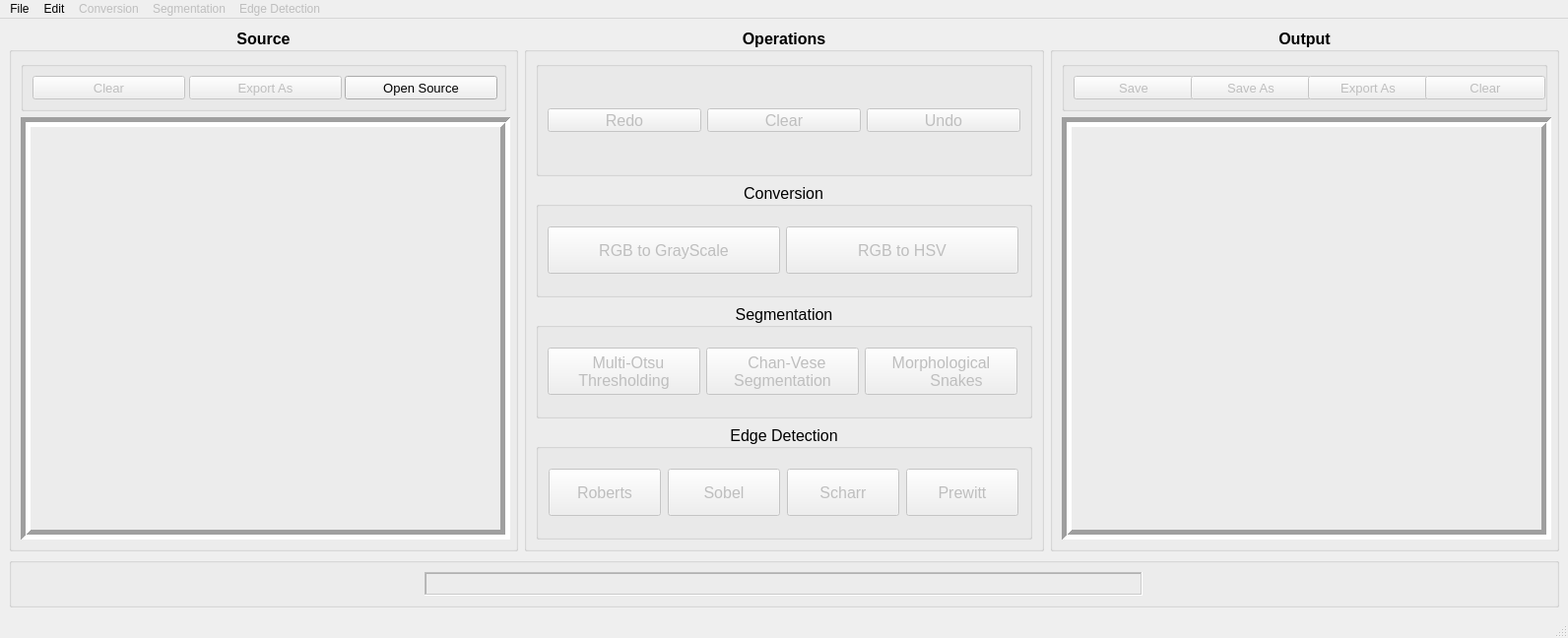
<?xml version="1.0" encoding="UTF-8"?>
<ui version="4.0">
 <class>MainWindow</class>
 <widget class="QMainWindow" name="MainWindow">
  <property name="geometry">
   <rect>
    <x>0</x>
    <y>0</y>
    <width>1584</width>
    <height>648</height>
   </rect>
  </property>
  <property name="windowTitle">
   <string>Heval Can Aslan ÖZEN-151220172030</string>
  </property>
  <property name="windowIcon">
   <iconset>
    <normaloff>icons/Logo.png</normaloff>icons/Logo.png</iconset>
  </property>
  <property name="toolButtonStyle">
   <enum>Qt::ToolButtonIconOnly</enum>
  </property>
  <property name="animated">
   <bool>false</bool>
  </property>
  <property name="documentMode">
   <bool>false</bool>
  </property>
  <property name="tabShape">
   <enum>QTabWidget::Rounded</enum>
  </property>
  <widget class="QWidget" name="centralwidget">
   <layout class="QGridLayout" name="gridLayout">
    <item row="0" column="0">
     <widget class="QGroupBox" name="sourceGroupBox">
      <property name="minimumSize">
       <size>
        <width>517</width>
        <height>520</height>
       </size>
      </property>
      <property name="maximumSize">
       <size>
        <width>16777215</width>
        <height>16777215</height>
       </size>
      </property>
      <property name="font">
       <font>
        <pointsize>12</pointsize>
        <bold>true</bold>
       </font>
      </property>
      <property name="title">
       <string>Source</string>
      </property>
      <property name="alignment">
       <set>Qt::AlignCenter</set>
      </property>
      <property name="flat">
       <bool>true</bool>
      </property>
      <layout class="QVBoxLayout" name="verticalLayout_2">
       <item>
        <widget class="QGroupBox" name="sourceButtonsBar">
         <property name="maximumSize">
          <size>
           <width>650</width>
           <height>215</height>
          </size>
         </property>
         <property name="title">
          <string/>
         </property>
         <layout class="QHBoxLayout" name="horizontalLayout">
          <item>
           <widget class="QPushButton" name="pB_clearSource">
            <property name="enabled">
             <bool>false</bool>
            </property>
            <property name="sizePolicy">
             <sizepolicy hsizetype="Minimum" vsizetype="Fixed">
              <horstretch>0</horstretch>
              <verstretch>0</verstretch>
             </sizepolicy>
            </property>
            <property name="minimumSize">
             <size>
              <width>155</width>
              <height>24</height>
             </size>
            </property>
            <property name="maximumSize">
             <size>
              <width>155</width>
              <height>24</height>
             </size>
            </property>
            <property name="font">
             <font>
              <pointsize>10</pointsize>
              <bold>false</bold>
             </font>
            </property>
            <property name="toolTip">
             <string>Clear</string>
            </property>
            <property name="statusTip">
             <string>Clear the Source</string>
            </property>
            <property name="text">
             <string>Clear</string>
            </property>
            <property name="icon">
             <iconset>
              <normaloff>icons/clear.png</normaloff>icons/clear.png</iconset>
            </property>
            <property name="shortcut">
             <string>Ctrl+L</string>
            </property>
           </widget>
          </item>
          <item>
           <widget class="QPushButton" name="pB_exportAsSource">
            <property name="enabled">
             <bool>false</bool>
            </property>
            <property name="sizePolicy">
             <sizepolicy hsizetype="Minimum" vsizetype="Fixed">
              <horstretch>0</horstretch>
              <verstretch>0</verstretch>
             </sizepolicy>
            </property>
            <property name="minimumSize">
             <size>
              <width>155</width>
              <height>24</height>
             </size>
            </property>
            <property name="maximumSize">
             <size>
              <width>155</width>
              <height>24</height>
             </size>
            </property>
            <property name="font">
             <font>
              <pointsize>10</pointsize>
              <bold>false</bold>
             </font>
            </property>
            <property name="toolTip">
             <string>Export As</string>
            </property>
            <property name="statusTip">
             <string>Export As Source</string>
            </property>
            <property name="text">
             <string>Export As</string>
            </property>
            <property name="icon">
             <iconset>
              <normaloff>icons/export.png</normaloff>icons/export.png</iconset>
            </property>
            <property name="shortcut">
             <string>Ctrl+E</string>
            </property>
           </widget>
          </item>
          <item>
           <widget class="QPushButton" name="pB_openSource">
            <property name="sizePolicy">
             <sizepolicy hsizetype="Minimum" vsizetype="Fixed">
              <horstretch>0</horstretch>
              <verstretch>0</verstretch>
             </sizepolicy>
            </property>
            <property name="minimumSize">
             <size>
              <width>155</width>
              <height>24</height>
             </size>
            </property>
            <property name="maximumSize">
             <size>
              <width>155</width>
              <height>24</height>
             </size>
            </property>
            <property name="font">
             <font>
              <pointsize>10</pointsize>
              <bold>false</bold>
             </font>
            </property>
            <property name="toolTip">
             <string>Open Source</string>
            </property>
            <property name="statusTip">
             <string>Open Source</string>
            </property>
            <property name="whatsThis">
             <string/>
            </property>
            <property name="text">
             <string>Open Source</string>
            </property>
            <property name="icon">
             <iconset>
              <normaloff>icons/upload_file.png</normaloff>icons/upload_file.png</iconset>
            </property>
            <property name="shortcut">
             <string>Ctrl+O</string>
            </property>
            <property name="default">
             <bool>false</bool>
            </property>
            <property name="flat">
             <bool>false</bool>
            </property>
           </widget>
          </item>
         </layout>
        </widget>
       </item>
       <item>
        <widget class="QLabel" name="sourceLabel">
         <property name="sizePolicy">
          <sizepolicy hsizetype="Preferred" vsizetype="Preferred">
           <horstretch>0</horstretch>
           <verstretch>0</verstretch>
          </sizepolicy>
         </property>
         <property name="minimumSize">
          <size>
           <width>497</width>
           <height>429</height>
          </size>
         </property>
         <property name="maximumSize">
          <size>
           <width>16777215</width>
           <height>16777215</height>
          </size>
         </property>
         <property name="frameShape">
          <enum>QFrame::Box</enum>
         </property>
         <property name="frameShadow">
          <enum>QFrame::Sunken</enum>
         </property>
         <property name="lineWidth">
          <number>5</number>
         </property>
         <property name="text">
          <string/>
         </property>
         <property name="alignment">
          <set>Qt::AlignCenter</set>
         </property>
        </widget>
       </item>
      </layout>
     </widget>
    </item>
    <item row="0" column="1">
     <widget class="QGroupBox" name="operationGroupBox">
      <property name="maximumSize">
       <size>
        <width>600</width>
        <height>16777215</height>
       </size>
      </property>
      <property name="font">
       <font>
        <pointsize>12</pointsize>
        <bold>true</bold>
       </font>
      </property>
      <property name="title">
       <string>Operations</string>
      </property>
      <property name="alignment">
       <set>Qt::AlignCenter</set>
      </property>
      <property name="flat">
       <bool>true</bool>
      </property>
      <layout class="QVBoxLayout" name="verticalLayout">
       <item>
        <widget class="QGroupBox" name="operationsButtonsGroupBox">
         <property name="title">
          <string/>
         </property>
         <layout class="QHBoxLayout" name="horizontalLayout_2">
          <item>
           <widget class="QPushButton" name="pB_redo">
            <property name="enabled">
             <bool>false</bool>
            </property>
            <property name="minimumSize">
             <size>
              <width>156</width>
              <height>24</height>
             </size>
            </property>
            <property name="maximumSize">
             <size>
              <width>156</width>
              <height>24</height>
             </size>
            </property>
            <property name="font">
             <font>
              <pointsize>12</pointsize>
              <bold>false</bold>
             </font>
            </property>
            <property name="toolTip">
             <string>Redo</string>
            </property>
            <property name="statusTip">
             <string>Redo</string>
            </property>
            <property name="text">
             <string>Redo</string>
            </property>
            <property name="icon">
             <iconset>
              <normaloff>icons/redo.png</normaloff>icons/redo.png</iconset>
            </property>
           </widget>
          </item>
          <item>
           <widget class="QPushButton" name="pb_clearAll">
            <property name="enabled">
             <bool>false</bool>
            </property>
            <property name="minimumSize">
             <size>
              <width>156</width>
              <height>24</height>
             </size>
            </property>
            <property name="maximumSize">
             <size>
              <width>156</width>
              <height>24</height>
             </size>
            </property>
            <property name="font">
             <font>
              <pointsize>12</pointsize>
              <bold>false</bold>
             </font>
            </property>
            <property name="toolTip">
             <string>Clear</string>
            </property>
            <property name="statusTip">
             <string>Clear All</string>
            </property>
            <property name="text">
             <string>Clear</string>
            </property>
            <property name="icon">
             <iconset>
              <normaloff>icons/clear.png</normaloff>icons/clear.png</iconset>
            </property>
            <property name="shortcut">
             <string>Del</string>
            </property>
           </widget>
          </item>
          <item>
           <widget class="QPushButton" name="pB_undo">
            <property name="enabled">
             <bool>false</bool>
            </property>
            <property name="minimumSize">
             <size>
              <width>156</width>
              <height>24</height>
             </size>
            </property>
            <property name="maximumSize">
             <size>
              <width>156</width>
              <height>24</height>
             </size>
            </property>
            <property name="font">
             <font>
              <pointsize>12</pointsize>
              <bold>false</bold>
             </font>
            </property>
            <property name="toolTip">
             <string>Undo</string>
            </property>
            <property name="statusTip">
             <string>Undo</string>
            </property>
            <property name="text">
             <string>Undo</string>
            </property>
            <property name="icon">
             <iconset>
              <normaloff>icons/undo.png</normaloff>icons/undo.png</iconset>
            </property>
            <property name="shortcut">
             <string>Ctrl+Z</string>
            </property>
           </widget>
          </item>
         </layout>
        </widget>
       </item>
       <item>
        <widget class="QGroupBox" name="ConversionGroupBox">
         <property name="font">
          <font>
           <pointsize>12</pointsize>
           <bold>false</bold>
          </font>
         </property>
         <property name="title">
          <string>Conversion</string>
         </property>
         <property name="alignment">
          <set>Qt::AlignCenter</set>
         </property>
         <layout class="QHBoxLayout" name="horizontalLayout_4">
          <item>
           <widget class="QPushButton" name="pB_rgbToGray">
            <property name="enabled">
             <bool>false</bool>
            </property>
            <property name="minimumSize">
             <size>
              <width>236</width>
              <height>48</height>
             </size>
            </property>
            <property name="maximumSize">
             <size>
              <width>236</width>
              <height>48</height>
             </size>
            </property>
            <property name="font">
             <font>
              <pointsize>12</pointsize>
              <bold>false</bold>
             </font>
            </property>
            <property name="toolTip">
             <string>RGB to GS</string>
            </property>
            <property name="statusTip">
             <string>RGB to GS</string>
            </property>
            <property name="text">
             <string>RGB to GrayScale</string>
            </property>
            <property name="icon">
             <iconset>
              <normaloff>icons/rgb2gray3.png</normaloff>icons/rgb2gray3.png</iconset>
            </property>
            <property name="iconSize">
             <size>
              <width>24</width>
              <height>24</height>
             </size>
            </property>
           </widget>
          </item>
          <item>
           <widget class="QPushButton" name="pB_rgbToHsv">
            <property name="enabled">
             <bool>false</bool>
            </property>
            <property name="minimumSize">
             <size>
              <width>236</width>
              <height>48</height>
             </size>
            </property>
            <property name="maximumSize">
             <size>
              <width>236</width>
              <height>48</height>
             </size>
            </property>
            <property name="font">
             <font>
              <pointsize>12</pointsize>
              <bold>false</bold>
             </font>
            </property>
            <property name="acceptDrops">
             <bool>false</bool>
            </property>
            <property name="toolTip">
             <string>RGB to HSV</string>
            </property>
            <property name="statusTip">
             <string>RGB to HSV</string>
            </property>
            <property name="text">
             <string>RGB to HSV</string>
            </property>
            <property name="icon">
             <iconset>
              <normaloff>icons/rgb2hsv.png</normaloff>icons/rgb2hsv.png</iconset>
            </property>
            <property name="iconSize">
             <size>
              <width>24</width>
              <height>24</height>
             </size>
            </property>
           </widget>
          </item>
         </layout>
        </widget>
       </item>
       <item>
        <widget class="QGroupBox" name="SegmentationGroupBox">
         <property name="font">
          <font>
           <pointsize>12</pointsize>
           <bold>false</bold>
          </font>
         </property>
         <property name="title">
          <string>Segmentation</string>
         </property>
         <property name="alignment">
          <set>Qt::AlignCenter</set>
         </property>
         <layout class="QHBoxLayout" name="horizontalLayout_5">
          <item>
           <widget class="QPushButton" name="pB_MOS">
            <property name="enabled">
             <bool>false</bool>
            </property>
            <property name="minimumSize">
             <size>
              <width>155</width>
              <height>48</height>
             </size>
            </property>
            <property name="maximumSize">
             <size>
              <width>155</width>
              <height>16777215</height>
             </size>
            </property>
            <property name="toolTip">
             <string>MOT</string>
            </property>
            <property name="statusTip">
             <string>MOT</string>
            </property>
            <property name="layoutDirection">
             <enum>Qt::LeftToRight</enum>
            </property>
            <property name="text">
             <string>  Multi-Otsu
Thresholding</string>
            </property>
            <property name="icon">
             <iconset>
              <normaloff>icons/mot.png</normaloff>icons/mot.png</iconset>
            </property>
            <property name="iconSize">
             <size>
              <width>24</width>
              <height>24</height>
             </size>
            </property>
           </widget>
          </item>
          <item>
           <widget class="QPushButton" name="pB_CVS">
            <property name="enabled">
             <bool>false</bool>
            </property>
            <property name="minimumSize">
             <size>
              <width>155</width>
              <height>48</height>
             </size>
            </property>
            <property name="maximumSize">
             <size>
              <width>155</width>
              <height>48</height>
             </size>
            </property>
            <property name="toolTip">
             <string>CVS</string>
            </property>
            <property name="statusTip">
             <string>CVS</string>
            </property>
            <property name="text">
             <string>  Chan-Vese
Segmentation</string>
            </property>
            <property name="icon">
             <iconset>
              <normaloff>icons/cvs.png</normaloff>icons/cvs.png</iconset>
            </property>
            <property name="iconSize">
             <size>
              <width>24</width>
              <height>24</height>
             </size>
            </property>
           </widget>
          </item>
          <item>
           <widget class="QPushButton" name="pB_MS">
            <property name="enabled">
             <bool>false</bool>
            </property>
            <property name="minimumSize">
             <size>
              <width>155</width>
              <height>48</height>
             </size>
            </property>
            <property name="maximumSize">
             <size>
              <width>155</width>
              <height>48</height>
             </size>
            </property>
            <property name="toolTip">
             <string>MS</string>
            </property>
            <property name="statusTip">
             <string>MS</string>
            </property>
            <property name="text">
             <string>Morphological
       Snakes</string>
            </property>
            <property name="icon">
             <iconset>
              <normaloff>icons/ms.png</normaloff>icons/ms.png</iconset>
            </property>
            <property name="iconSize">
             <size>
              <width>24</width>
              <height>24</height>
             </size>
            </property>
           </widget>
          </item>
         </layout>
        </widget>
       </item>
       <item>
        <widget class="QGroupBox" name="EdgeDetGroupBox">
         <property name="font">
          <font>
           <pointsize>12</pointsize>
           <bold>false</bold>
          </font>
         </property>
         <property name="layoutDirection">
          <enum>Qt::LeftToRight</enum>
         </property>
         <property name="autoFillBackground">
          <bool>false</bool>
         </property>
         <property name="title">
          <string>Edge Detection</string>
         </property>
         <property name="alignment">
          <set>Qt::AlignCenter</set>
         </property>
         <layout class="QHBoxLayout" name="horizontalLayout_7">
          <item>
           <widget class="QPushButton" name="pB_Roberts">
            <property name="enabled">
             <bool>false</bool>
            </property>
            <property name="minimumSize">
             <size>
              <width>114</width>
              <height>48</height>
             </size>
            </property>
            <property name="maximumSize">
             <size>
              <width>114</width>
              <height>48</height>
             </size>
            </property>
            <property name="toolTip">
             <string>Roberts</string>
            </property>
            <property name="statusTip">
             <string>Roberts</string>
            </property>
            <property name="text">
             <string>Roberts</string>
            </property>
            <property name="icon">
             <iconset>
              <normaloff>icons/ro.png</normaloff>icons/ro.png</iconset>
            </property>
            <property name="iconSize">
             <size>
              <width>24</width>
              <height>24</height>
             </size>
            </property>
           </widget>
          </item>
          <item>
           <widget class="QPushButton" name="pB_Sobel">
            <property name="enabled">
             <bool>false</bool>
            </property>
            <property name="minimumSize">
             <size>
              <width>114</width>
              <height>48</height>
             </size>
            </property>
            <property name="maximumSize">
             <size>
              <width>114</width>
              <height>48</height>
             </size>
            </property>
            <property name="toolTip">
             <string>Sobel</string>
            </property>
            <property name="statusTip">
             <string>Sobel</string>
            </property>
            <property name="text">
             <string>Sobel</string>
            </property>
            <property name="icon">
             <iconset>
              <normaloff>icons/so.png</normaloff>icons/so.png</iconset>
            </property>
            <property name="iconSize">
             <size>
              <width>24</width>
              <height>24</height>
             </size>
            </property>
           </widget>
          </item>
          <item>
           <widget class="QPushButton" name="pB_Scharr">
            <property name="enabled">
             <bool>false</bool>
            </property>
            <property name="minimumSize">
             <size>
              <width>114</width>
              <height>48</height>
             </size>
            </property>
            <property name="maximumSize">
             <size>
              <width>114</width>
              <height>48</height>
             </size>
            </property>
            <property name="toolTip">
             <string>Scharr</string>
            </property>
            <property name="statusTip">
             <string>Scharr</string>
            </property>
            <property name="text">
             <string>Scharr</string>
            </property>
            <property name="icon">
             <iconset>
              <normaloff>icons/sch.png</normaloff>icons/sch.png</iconset>
            </property>
            <property name="iconSize">
             <size>
              <width>24</width>
              <height>24</height>
             </size>
            </property>
           </widget>
          </item>
          <item>
           <widget class="QPushButton" name="pB_Previtt">
            <property name="enabled">
             <bool>false</bool>
            </property>
            <property name="minimumSize">
             <size>
              <width>114</width>
              <height>48</height>
             </size>
            </property>
            <property name="maximumSize">
             <size>
              <width>114</width>
              <height>48</height>
             </size>
            </property>
            <property name="toolTip">
             <string>Prewitt</string>
            </property>
            <property name="statusTip">
             <string>Prewitt</string>
            </property>
            <property name="text">
             <string>Prewitt</string>
            </property>
            <property name="icon">
             <iconset>
              <normaloff>icons/pr.png</normaloff>icons/pr.png</iconset>
            </property>
            <property name="iconSize">
             <size>
              <width>24</width>
              <height>24</height>
             </size>
            </property>
           </widget>
          </item>
         </layout>
        </widget>
       </item>
      </layout>
     </widget>
    </item>
    <item row="0" column="2">
     <widget class="QGroupBox" name="outputGroupBox">
      <property name="minimumSize">
       <size>
        <width>517</width>
        <height>520</height>
       </size>
      </property>
      <property name="maximumSize">
       <size>
        <width>16777215</width>
        <height>16777215</height>
       </size>
      </property>
      <property name="font">
       <font>
        <pointsize>12</pointsize>
        <bold>true</bold>
       </font>
      </property>
      <property name="title">
       <string>Output</string>
      </property>
      <property name="alignment">
       <set>Qt::AlignCenter</set>
      </property>
      <property name="flat">
       <bool>true</bool>
      </property>
      <layout class="QVBoxLayout" name="verticalLayout_3">
       <item>
        <widget class="QGroupBox" name="outputButtonsBar">
         <property name="maximumSize">
          <size>
           <width>650</width>
           <height>215</height>
          </size>
         </property>
         <property name="title">
          <string/>
         </property>
         <layout class="QHBoxLayout" name="horizontalLayout_3">
          <item>
           <widget class="QPushButton" name="pB_saveOutput">
            <property name="enabled">
             <bool>false</bool>
            </property>
            <property name="minimumSize">
             <size>
              <width>122</width>
              <height>24</height>
             </size>
            </property>
            <property name="maximumSize">
             <size>
              <width>122</width>
              <height>24</height>
             </size>
            </property>
            <property name="font">
             <font>
              <pointsize>10</pointsize>
              <bold>false</bold>
             </font>
            </property>
            <property name="toolTip">
             <string>Save</string>
            </property>
            <property name="statusTip">
             <string>Save Output</string>
            </property>
            <property name="text">
             <string>Save</string>
            </property>
            <property name="icon">
             <iconset>
              <normaloff>icons/save.png</normaloff>icons/save.png</iconset>
            </property>
            <property name="shortcut">
             <string>Ctrl+S</string>
            </property>
           </widget>
          </item>
          <item>
           <widget class="QPushButton" name="pB_saveAsOutput">
            <property name="enabled">
             <bool>false</bool>
            </property>
            <property name="minimumSize">
             <size>
              <width>122</width>
              <height>24</height>
             </size>
            </property>
            <property name="maximumSize">
             <size>
              <width>122</width>
              <height>24</height>
             </size>
            </property>
            <property name="font">
             <font>
              <pointsize>10</pointsize>
              <bold>false</bold>
             </font>
            </property>
            <property name="toolTip">
             <string>Save As</string>
            </property>
            <property name="statusTip">
             <string>Save As Output</string>
            </property>
            <property name="text">
             <string>Save As</string>
            </property>
            <property name="icon">
             <iconset>
              <normaloff>icons/save_as.png</normaloff>icons/save_as.png</iconset>
            </property>
            <property name="shortcut">
             <string>Ctrl+Shift+S</string>
            </property>
           </widget>
          </item>
          <item>
           <widget class="QPushButton" name="pB_exportAsOutput">
            <property name="enabled">
             <bool>false</bool>
            </property>
            <property name="minimumSize">
             <size>
              <width>122</width>
              <height>24</height>
             </size>
            </property>
            <property name="maximumSize">
             <size>
              <width>122</width>
              <height>24</height>
             </size>
            </property>
            <property name="font">
             <font>
              <pointsize>10</pointsize>
              <bold>false</bold>
             </font>
            </property>
            <property name="toolTip">
             <string>Export As</string>
            </property>
            <property name="statusTip">
             <string>Export As Output</string>
            </property>
            <property name="text">
             <string>Export As</string>
            </property>
            <property name="icon">
             <iconset>
              <normaloff>icons/export.png</normaloff>icons/export.png</iconset>
            </property>
            <property name="shortcut">
             <string>Ctrl+Shift+E</string>
            </property>
           </widget>
          </item>
          <item>
           <widget class="QPushButton" name="pB_clearOutput">
            <property name="enabled">
             <bool>false</bool>
            </property>
            <property name="minimumSize">
             <size>
              <width>122</width>
              <height>24</height>
             </size>
            </property>
            <property name="maximumSize">
             <size>
              <width>122</width>
              <height>24</height>
             </size>
            </property>
            <property name="font">
             <font>
              <pointsize>10</pointsize>
              <bold>false</bold>
             </font>
            </property>
            <property name="toolTip">
             <string>Clear</string>
            </property>
            <property name="statusTip">
             <string>Clear Output</string>
            </property>
            <property name="text">
             <string>Clear</string>
            </property>
            <property name="icon">
             <iconset>
              <normaloff>icons/clear.png</normaloff>icons/clear.png</iconset>
            </property>
            <property name="shortcut">
             <string>Ctrl+Shift+L</string>
            </property>
           </widget>
          </item>
         </layout>
        </widget>
       </item>
       <item>
        <widget class="QLabel" name="outputLabel">
         <property name="minimumSize">
          <size>
           <width>497</width>
           <height>429</height>
          </size>
         </property>
         <property name="maximumSize">
          <size>
           <width>16777215</width>
           <height>16777215</height>
          </size>
         </property>
         <property name="frameShape">
          <enum>QFrame::Box</enum>
         </property>
         <property name="frameShadow">
          <enum>QFrame::Sunken</enum>
         </property>
         <property name="lineWidth">
          <number>5</number>
         </property>
         <property name="text">
          <string/>
         </property>
        </widget>
       </item>
      </layout>
     </widget>
    </item>
    <item row="1" column="0" colspan="3">
     <widget class="QGroupBox" name="groupBox">
      <property name="maximumSize">
       <size>
        <width>16777215</width>
        <height>61</height>
       </size>
      </property>
      <property name="title">
       <string/>
      </property>
      <property name="flat">
       <bool>true</bool>
      </property>
      <layout class="QHBoxLayout" name="horizontalLayout_6">
       <item>
        <widget class="QLabel" name="output2sourceLabel">
         <property name="enabled">
          <bool>false</bool>
         </property>
         <property name="maximumSize">
          <size>
           <width>729</width>
           <height>50</height>
          </size>
         </property>
         <property name="mouseTracking">
          <bool>true</bool>
         </property>
         <property name="frameShape">
          <enum>QFrame::WinPanel</enum>
         </property>
         <property name="frameShadow">
          <enum>QFrame::Sunken</enum>
         </property>
         <property name="lineWidth">
          <number>5</number>
         </property>
         <property name="text">
          <string/>
         </property>
         <property name="pixmap">
          <pixmap>icons/Arrow 8.png</pixmap>
         </property>
         <property name="scaledContents">
          <bool>true</bool>
         </property>
         <property name="alignment">
          <set>Qt::AlignCenter</set>
         </property>
        </widget>
       </item>
      </layout>
     </widget>
    </item>
   </layout>
  </widget>
  <widget class="QMenuBar" name="menubar">
   <property name="geometry">
    <rect>
     <x>0</x>
     <y>0</y>
     <width>1584</width>
     <height>22</height>
    </rect>
   </property>
   <widget class="QMenu" name="menuFile">
    <property name="title">
     <string>File</string>
    </property>
    <widget class="QMenu" name="menuExports_As">
     <property name="enabled">
      <bool>true</bool>
     </property>
     <property name="title">
      <string>Exports As </string>
     </property>
     <property name="icon">
      <iconset>
       <normaloff>icons/export.png</normaloff>icons/export.png</iconset>
     </property>
     <addaction name="actionSource"/>
     <addaction name="actionOutput"/>
    </widget>
    <addaction name="actionOpen_Source"/>
    <addaction name="separator"/>
    <addaction name="actionSave_Output"/>
    <addaction name="actionSave_As_Output"/>
    <addaction name="separator"/>
    <addaction name="menuExports_As"/>
    <addaction name="separator"/>
    <addaction name="actionExit"/>
   </widget>
   <widget class="QMenu" name="menuEdit">
    <property name="enabled">
     <bool>true</bool>
    </property>
    <property name="title">
     <string>Edit</string>
    </property>
    <widget class="QMenu" name="menuClear">
     <property name="enabled">
      <bool>true</bool>
     </property>
     <property name="geometry">
      <rect>
       <x>355</x>
       <y>173</y>
       <width>126</width>
       <height>116</height>
      </rect>
     </property>
     <property name="title">
      <string>Clear</string>
     </property>
     <property name="icon">
      <iconset>
       <normaloff>icons/clear.png</normaloff>icons/clear.png</iconset>
     </property>
     <addaction name="actionAll"/>
     <addaction name="actionSource_2"/>
     <addaction name="actionOutput_2"/>
    </widget>
    <addaction name="menuClear"/>
    <addaction name="separator"/>
    <addaction name="actionUndo"/>
    <addaction name="actionRedo"/>
   </widget>
   <widget class="QMenu" name="menuConversion">
    <property name="enabled">
     <bool>false</bool>
    </property>
    <property name="title">
     <string>Conversion</string>
    </property>
    <addaction name="actionRGB_to_Grayscale"/>
    <addaction name="separator"/>
    <addaction name="actionRGB_to_HSV"/>
   </widget>
   <widget class="QMenu" name="menuSegmentation">
    <property name="enabled">
     <bool>false</bool>
    </property>
    <property name="title">
     <string>Segmentation</string>
    </property>
    <addaction name="actionMulti_Otsu_Th"/>
    <addaction name="separator"/>
    <addaction name="actionChan_Vese_Seg"/>
    <addaction name="separator"/>
    <addaction name="actionMorphological_Snakes"/>
   </widget>
   <widget class="QMenu" name="menuEdge_Detection">
    <property name="enabled">
     <bool>false</bool>
    </property>
    <property name="title">
     <string>Edge Detection</string>
    </property>
    <addaction name="actionRoberts"/>
    <addaction name="separator"/>
    <addaction name="actionSobel"/>
    <addaction name="separator"/>
    <addaction name="actionScharr"/>
    <addaction name="separator"/>
    <addaction name="actionPrewitt"/>
   </widget>
   <addaction name="menuFile"/>
   <addaction name="menuEdit"/>
   <addaction name="menuConversion"/>
   <addaction name="menuSegmentation"/>
   <addaction name="menuEdge_Detection"/>
  </widget>
  <widget class="QStatusBar" name="statusbar"/>
  <action name="actionOpen_Source">
   <property name="icon">
    <iconset>
     <normaloff>icons/upload_file.png</normaloff>icons/upload_file.png</iconset>
   </property>
   <property name="text">
    <string>Open Source</string>
   </property>
   <property name="statusTip">
    <string>Open Source</string>
   </property>
   <property name="shortcut">
    <string>Ctrl+O</string>
   </property>
  </action>
  <action name="actionSave_Output">
   <property name="enabled">
    <bool>false</bool>
   </property>
   <property name="icon">
    <iconset>
     <normaloff>icons/save.png</normaloff>icons/save.png</iconset>
   </property>
   <property name="text">
    <string>Save Output</string>
   </property>
   <property name="statusTip">
    <string>Save Output</string>
   </property>
   <property name="shortcut">
    <string>Ctrl+S</string>
   </property>
  </action>
  <action name="actionSave_As_Output">
   <property name="enabled">
    <bool>false</bool>
   </property>
   <property name="icon">
    <iconset>
     <normaloff>icons/save_as.png</normaloff>icons/save_as.png</iconset>
   </property>
   <property name="text">
    <string>Save As Output</string>
   </property>
   <property name="statusTip">
    <string>Save As Output</string>
   </property>
   <property name="shortcut">
    <string>Ctrl+Shift+S</string>
   </property>
  </action>
  <action name="actionExport_As_Output">
   <property name="text">
    <string>Export As Output</string>
   </property>
  </action>
  <action name="actionExit">
   <property name="enabled">
    <bool>true</bool>
   </property>
   <property name="icon">
    <iconset>
     <normaloff>icons/exit.png</normaloff>icons/exit.png</iconset>
   </property>
   <property name="text">
    <string>Exit</string>
   </property>
   <property name="statusTip">
    <string>Exit</string>
   </property>
   <property name="shortcut">
    <string>Ctrl+Q</string>
   </property>
  </action>
  <action name="actionSource">
   <property name="enabled">
    <bool>false</bool>
   </property>
   <property name="icon">
    <iconset>
     <normaloff>icons/export.png</normaloff>icons/export.png</iconset>
   </property>
   <property name="text">
    <string>Source</string>
   </property>
   <property name="statusTip">
    <string>Source</string>
   </property>
   <property name="shortcut">
    <string>Ctrl+E</string>
   </property>
  </action>
  <action name="actionOutput">
   <property name="enabled">
    <bool>false</bool>
   </property>
   <property name="icon">
    <iconset>
     <normaloff>icons/export.png</normaloff>icons/export.png</iconset>
   </property>
   <property name="text">
    <string>Output</string>
   </property>
   <property name="statusTip">
    <string>Output</string>
   </property>
   <property name="shortcut">
    <string>Ctrl+Shift+E</string>
   </property>
  </action>
  <action name="actionUndo">
   <property name="enabled">
    <bool>false</bool>
   </property>
   <property name="icon">
    <iconset>
     <normaloff>icons/undo.png</normaloff>icons/undo.png</iconset>
   </property>
   <property name="text">
    <string>Undo</string>
   </property>
   <property name="statusTip">
    <string>Undo</string>
   </property>
   <property name="shortcut">
    <string>Ctrl+Z</string>
   </property>
  </action>
  <action name="actionRedo">
   <property name="enabled">
    <bool>false</bool>
   </property>
   <property name="icon">
    <iconset>
     <normaloff>icons/redo.png</normaloff>icons/redo.png</iconset>
   </property>
   <property name="text">
    <string>Redo</string>
   </property>
   <property name="statusTip">
    <string>Redo</string>
   </property>
   <property name="shortcut">
    <string>Ctrl+Shift+Z</string>
   </property>
  </action>
  <action name="actionAll">
   <property name="enabled">
    <bool>false</bool>
   </property>
   <property name="text">
    <string>All</string>
   </property>
   <property name="statusTip">
    <string>All</string>
   </property>
   <property name="shortcut">
    <string>Del</string>
   </property>
  </action>
  <action name="actionSource_2">
   <property name="enabled">
    <bool>false</bool>
   </property>
   <property name="text">
    <string>Source</string>
   </property>
   <property name="statusTip">
    <string>Source</string>
   </property>
   <property name="shortcut">
    <string>Ctrl+L</string>
   </property>
  </action>
  <action name="actionOutput_2">
   <property name="enabled">
    <bool>false</bool>
   </property>
   <property name="text">
    <string>Output</string>
   </property>
   <property name="statusTip">
    <string>Output</string>
   </property>
   <property name="shortcut">
    <string>Ctrl+Shift+L</string>
   </property>
  </action>
  <action name="actionRGB_to_Grayscale">
   <property name="enabled">
    <bool>true</bool>
   </property>
   <property name="text">
    <string>RGB to Grayscale</string>
   </property>
   <property name="statusTip">
    <string>RGB to Grayscale</string>
   </property>
  </action>
  <action name="actionRGB_to_HSV">
   <property name="enabled">
    <bool>true</bool>
   </property>
   <property name="text">
    <string>RGB to HSV</string>
   </property>
   <property name="statusTip">
    <string>RGB to HSV</string>
   </property>
  </action>
  <action name="actionMulti_Otsu_Th">
   <property name="enabled">
    <bool>true</bool>
   </property>
   <property name="icon">
    <iconset>
     <normaloff>icons/mot.png</normaloff>icons/mot.png</iconset>
   </property>
   <property name="text">
    <string>Multi-Otsu Thresholding</string>
   </property>
   <property name="statusTip">
    <string>Multi-Otsu Thresholding</string>
   </property>
  </action>
  <action name="actionChan_Vese_Seg">
   <property name="enabled">
    <bool>true</bool>
   </property>
   <property name="icon">
    <iconset>
     <normaloff>icons/cvs.png</normaloff>icons/cvs.png</iconset>
   </property>
   <property name="text">
    <string>Chan-Vese Segmentation</string>
   </property>
   <property name="statusTip">
    <string>Chan-Vese Segmentation</string>
   </property>
  </action>
  <action name="actionMorphological_Snakes">
   <property name="enabled">
    <bool>true</bool>
   </property>
   <property name="icon">
    <iconset>
     <normaloff>icons/ms.png</normaloff>icons/ms.png</iconset>
   </property>
   <property name="text">
    <string>Morphological Snakes</string>
   </property>
   <property name="statusTip">
    <string>Morphological Snakes</string>
   </property>
  </action>
  <action name="actionRoberts">
   <property name="enabled">
    <bool>true</bool>
   </property>
   <property name="icon">
    <iconset>
     <normaloff>icons/ro.png</normaloff>icons/ro.png</iconset>
   </property>
   <property name="text">
    <string>Roberts</string>
   </property>
   <property name="statusTip">
    <string>Roberts</string>
   </property>
  </action>
  <action name="actionSobel">
   <property name="enabled">
    <bool>true</bool>
   </property>
   <property name="icon">
    <iconset>
     <normaloff>icons/so.png</normaloff>icons/so.png</iconset>
   </property>
   <property name="text">
    <string>Sobel</string>
   </property>
   <property name="statusTip">
    <string>Sobel</string>
   </property>
  </action>
  <action name="actionScharr">
   <property name="enabled">
    <bool>true</bool>
   </property>
   <property name="icon">
    <iconset>
     <normaloff>icons/sch.png</normaloff>icons/sch.png</iconset>
   </property>
   <property name="text">
    <string>Scharr</string>
   </property>
   <property name="statusTip">
    <string>Scharr</string>
   </property>
  </action>
  <action name="actionPrewitt">
   <property name="enabled">
    <bool>true</bool>
   </property>
   <property name="icon">
    <iconset>
     <normaloff>icons/pr.png</normaloff>icons/pr.png</iconset>
   </property>
   <property name="text">
    <string>Prewitt</string>
   </property>
   <property name="statusTip">
    <string>Prewitt</string>
   </property>
  </action>
 </widget>
 <resources/>
 <connections/>
</ui>
